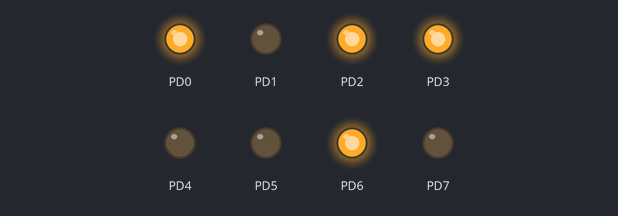
This program was run on a simulated ATmega32, built with avr-gcc and emulated at 16 MHz. Parts: output pins drawn as LEDs (lit = HIGH). Pins used as bus, display or sensor lines are not drawn. At 0.1 s the program stops and its outputs stay as they are.

Above: at 0.1 s.
Timing chart, 0 to 1.6 s (numbered marks = the images above):
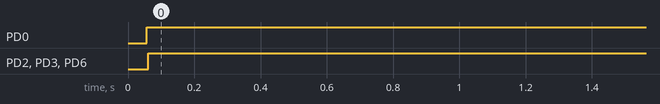

The program:

main.c
```c
/*
 * main.c
 *
 *  Created on: May 29, 2021
 *      Author: AMIT
 */

#include "../LIB/STD_TYPES.h"
#include "../LIB/BIT_MATH.H"

#include <util/delay.h>

#include "../MCAL/DIO/DIO_interface.h"
#include "../HAL/CLCD/CLCD_interface.h"

int main(void){


/*
	u8 arr[] = {  0x00,
			      0x00,
			      0x1F,
			      0x05,
			      0x07,
			      0x00,
			      0x00,
			      0x00,

				  0x00,
				  0x00,
				  0x13,
				  0x12,
				  0x1E,
				  0x00,
				  0x00,
				  0x00};
*/
	CLCD_voidInit();
	CLCD_voidWriteData('M');
	//CLCD_voidWriteExtraChar( arr , 16 , CLCD_Row2 , CLCD_Col5 );

	/*CLCD_voidWriteCommend(0x40);

	CLCD_voidWriteData(  0x00 );
	CLCD_voidWriteData(  0x00 );
	CLCD_voidWriteData(  0x00 );
	CLCD_voidWriteData(  0x1F );
	CLCD_voidWriteData(  0x05 );
	CLCD_voidWriteData(  0x07 );
	CLCD_voidWriteData(  0x00 );
	CLCD_voidWriteData(  0x00 );

	CLCD_voidWriteData(  0x00 );
	CLCD_voidWriteData(  0x00 );
	CLCD_voidWriteData(  0x00 );
	CLCD_voidWriteData(  0x13 );
	CLCD_voidWriteData(  0x12 );
	CLCD_voidWriteData(  0x1E );
	CLCD_voidWriteData(  0x00 );
	CLCD_voidWriteData(  0x00 );

	CLCD_voidSetPosition( CLCD_Row2 , CLCD_Col5 );
	CLCD_voidWriteData( 1 );
	CLCD_voidWriteData( 0 );*/

	/*CLCD_voidInit();
	CLCD_voidSetPosition( CLCD_Row2 , CLCD_Col5 );
	CLCD_voidSendNumber(1234);
	//CLCD_voidSendString(( u8 * ) "AHMED" );
*/
	/*CLCD_voidInit();
	u8 arr[] = "Mostafa";
	CLCD_voidSendString(arr);*/

	/*CLCD_voidInit();
	CLCD_voidWriteData('H');
	CLCD_voidWriteData('E');
	CLCD_voidWriteData('S');
	CLCD_voidWriteData('H');
	CLCD_voidWriteData('A');
	CLCD_voidWriteData('M');*/

	while(1){


	}

	return 0;
}
```

CLCD_config.h
```c
/*
 * CLCD_config.h
 *
 *  Created on: Jun 11, 2021
 *      Author: AMIT
 */

#ifndef HAL_CLCD_CLCD_CONFIG_H_
#define HAL_CLCD_CLCD_CONFIG_H_

#define CLCD_DATA_PORT      PORTD

#define CLCD_CONTROL_PORT   PORTC

#define CLCD_RS_PIN         PIN0
#define CLCD_RW_PIN         PIN1
#define CLCD_EN_PIN         PIN2

#endif /* HAL_CLCD_CLCD_CONFIG_H_ */
```

CLCD_interface.h
```c
/*
 * CLCD_interface.h
 *
 *  Created on: Jun 11, 2021
 *      Author: AMIT
 */

#ifndef HAL_CLCD_CLCD_INTERFACE_H_
#define HAL_CLCD_CLCD_INTERFACE_H_

#define CLCD_Row1         1
#define CLCD_Row2         2

#define CLCD_Col1         0
#define CLCD_Col2         1
#define CLCD_Col3         2
#define CLCD_Col4         3
#define CLCD_Col5         4
#define CLCD_Col6         5
#define CLCD_Col7         6
#define CLCD_Col8         7
#define CLCD_Col9         8
#define CLCD_Col10        9
#define CLCD_Col11        10
#define CLCD_Col12        11
#define CLCD_Col13        12
#define CLCD_Col14        13
#define CLCD_Col15        14
#define CLCD_Col16        15

void CLCD_voidInit(void);
void CLCD_voidWriteData       ( u8  Copy_u8Data    );
void CLCD_voidWriteCommend    ( u8  Copy_u8Commend );
void CLCD_voidSendString      ( u8 * ptr           );
void CLCD_voidSendNumber      ( u64 Copy_u64Num    );
void CLCD_voidSetPosition     ( u8  Row , u8 Col   );
void CLCD_voidWriteExtraChar  ( u8 * ptr , u8 Len , u8 Row , u8 Col );
#endif /* HAL_CLCD_CLCD_INTERFACE_H_ */
```

CLCD_program.c
```c
/*
 * CLCD_program.c
 *
 *  Created on: Jun 11, 2021
 *      Author: AMIT
 */


#include "../../LIB/STD_TYPES.h"
#include "../../LIB/BIT_MATH.H"

#include <util/delay.h>
#include "../../MCAL/DIO/DIO_interface.h"

#include "CLCD_interface.h"
#include "CLCD_private.h"
#include "CLCD_config.h"

void CLCD_voidSetPosition  ( u8  Row , u8 Col ) {
	if (Row == CLCD_Row1){
		CLCD_voidWriteCommend( 0X80 + Col );
	}
	else if (Row == CLCD_Row2){
		CLCD_voidWriteCommend( 0x80 + 64 + Col);
	}
}


void CLCD_voidSendString( u8 * ptr ){
	u8 i = 0;
	while( ptr[i] !=0 ){
		CLCD_voidWriteData(ptr[i]);
		i++;
	}
}


void CLCD_voidWriteExtraChar( u8 * ptr , u8 Len , u8 Row , u8 Col ){
	s8 i = 0;
	CLCD_voidWriteCommend(0x40);
	for( i=0 ; i < Len ; i++ ){
		CLCD_voidWriteData( ptr[i] );
	}
	CLCD_voidSetPosition( Row , Col );
	for( i = (Len/8)-1 ; i >= 0 ; i-- ){
		CLCD_voidWriteData(i);
	}
}

void CLCD_voidInit(void){

	DIO_voidSetPortDirection ( CLCD_DATA_PORT , 255 );
	DIO_voidSetPinDirection  ( CLCD_CONTROL_PORT , CLCD_RS_PIN , OUTPUT );
	DIO_voidSetPinDirection  ( CLCD_CONTROL_PORT , CLCD_RW_PIN , OUTPUT );
	DIO_voidSetPinDirection  ( CLCD_CONTROL_PORT , CLCD_EN_PIN , OUTPUT );

	_delay_ms(50);

	/* Function set Commend */
	CLCD_voidWriteCommend( 0b00111100 );

	_delay_ms(1);

	/* Display ON/OFF commend */

	CLCD_voidWriteCommend( 0b00001100 );

	_delay_ms(1);

	/* Display Clear commend */
	CLCD_voidWriteCommend( 0b00000001 );

	_delay_ms(2);

	/* End Of Initialization */
}
void CLCD_voidSendNumber   ( u64 Copy_u64Num   ){
	u64 Reversed = 1;
	if (Copy_u64Num == 0){CLCD_voidWriteData('0');}
	else{
		while(Copy_u64Num != 0){
			Reversed = (Reversed * 10) + (Copy_u64Num % 10) ;
			Copy_u64Num /= 10;
		}
		while(Reversed !=1){
			CLCD_voidWriteData((Reversed % 10)+48);
			Reversed /= 10;
		}
	}
}
void CLCD_voidWriteData    ( u8 Copy_u8Data    ){

	DIO_voidSetPinValue( CLCD_CONTROL_PORT , CLCD_RS_PIN , HIGH );
	DIO_voidSetPinValue( CLCD_CONTROL_PORT , CLCD_RW_PIN , LOW  );
	DIO_voidSetPortValue ( CLCD_DATA_PORT  , Copy_u8Data );

	DIO_voidSetPinValue( CLCD_CONTROL_PORT , CLCD_EN_PIN , HIGH );
	_delay_ms(1);
	DIO_voidSetPinValue( CLCD_CONTROL_PORT , CLCD_EN_PIN , LOW  );
	_delay_ms(1);

}
void CLCD_voidWriteCommend ( u8 Copy_u8Commend ){

	DIO_voidSetPinValue( CLCD_CONTROL_PORT , CLCD_RS_PIN , LOW  );
	DIO_voidSetPinValue( CLCD_CONTROL_PORT , CLCD_RW_PIN , LOW  );
	DIO_voidSetPortValue ( CLCD_DATA_PORT  , Copy_u8Commend );

	DIO_voidSetPinValue( CLCD_CONTROL_PORT , CLCD_EN_PIN , HIGH );
	_delay_ms(1);
	DIO_voidSetPinValue( CLCD_CONTROL_PORT , CLCD_EN_PIN , LOW  );
	_delay_ms(1);

}
```

CLCD_private.h
```c
/*
 * CLCD_private.h
 *
 *  Created on: Jun 11, 2021
 *      Author: AMIT
 */

#ifndef HAL_CLCD_CLCD_PRIVATE_H_
#define HAL_CLCD_CLCD_PRIVATE_H_


#endif /* HAL_CLCD_CLCD_PRIVATE_H_ */
```

BIT_MATH.H
```c
/*
 * BIT_MATH.H
 *
 *  Created on: May 28, 2021
 *      Author: Aya
 */

#ifndef BIT_MATH_H_
#define BIT_MATH_H_


#define SET_BIT(VAR,BIT_NUMBER) VAR=VAR |(1<<BIT_NUMBER)
#define CLR_BIT(VAR,BIT_NUMBER) VAR=VAR &(~(1<<BIT_NUMBER))
#define TOG_BIT(VAR,BIT_NUMBER) VAR ^=(1<<BIT_NUMBER)
#define GET_BIT(VAR,BIT_NUMBER) (1&(VAR>>BIT_NUMBER))


#endif /* BIT_MATH_H_ */
```

STD_TYPES.h
```c
#ifndef STD_TYPES_H_
#define STD_TYPES_H_

typedef		unsigned	char	u8;
typedef		unsigned	short	int	u16;
typedef		unsigned	long	int	u32;
typedef		unsigned	long long	int	u64;

typedef		signed		char	s8;
typedef		signed		short	int	s16;
typedef		signed		long	int	s32;

typedef		signed		long long	int	s64;

typedef		float	f32;
typedef		double	f64;
typedef		long	double	f128;

#endif
```

DIO_config.h
```c
/*
 * DIO_config.h
 *
 *  Created on: May 29, 2021
 *      Author: AMIT
 */

#ifndef DIO_DIO_CONFIG_H_
#define DIO_DIO_CONFIG_H_


#endif /* DIO_DIO_CONFIG_H_ */
```

DIO_interface.h
```c
/*
 * DIO_interface.h
 *
 *  Created on: May 29, 2021
 *      Author: AMIT
 */

#ifndef DIO_DIO_INTERFACE_H_
#define DIO_DIO_INTERFACE_H_

#define OUTPUT  1
#define INPUT   0

#define HIGH    1
#define LOW     0

#define PORTA   0
#define PORTB   1
#define PORTC   2
#define PORTD   3

#define PIN0   0
#define PIN1   1
#define PIN2   2
#define PIN3   3
#define PIN4   4
#define PIN5   5
#define PIN6   6
#define PIN7   7

void DIO_voidSetPortDirection (u8 Copy_u8Port , u8 Copy_u8Direction);
void DIO_voidSetPortValue     (u8 Copy_u8Port , u8 Copy_u8Value);
u8   DIO_u8GetPortValue       (u8 Copy_u8Port);


void DIO_voidSetPinDirection  (u8 Copy_u8Port , u8 Copy_u8Pin , u8 Copy_u8Direction);
void DIO_voidSetPinValue      (u8 Copy_u8Port , u8 Copy_u8Pin , u8 Copy_u8Value);
u8   DIO_u8GetPinValue        (u8 Copy_u8Port , u8 Copy_u8Pin );


#endif /* DIO_DIO_INTERFACE_H_ */
```

DIO_private.h
```c
/*
 * DIO_private.h
 *
 *  Created on: May 29, 2021
 *      Author: AMIT
 */

#ifndef DIO_DIO_PRIVATE_H_
#define DIO_DIO_PRIVATE_H_


#define DDRA_REG  *( (volatile u8 *)0x3A )
#define PORTA_REG *( (volatile u8 *)0x3B )
#define PINA_REG  *( (volatile u8 *)0x39 )


#define DDRB_REG  *( (volatile u8 *)0x37 )
#define PORTB_REG *( (volatile u8 *)0x38 )
#define PINB_REG  *( (volatile u8 *)0x36 )


#define DDRC_REG  *( (volatile u8 *)0x34 )
#define PORTC_REG *( (volatile u8 *)0x35 )
#define PINC_REG  *( (volatile u8 *)0x33 )

#define DDRD_REG  *( (volatile u8 *)0x31 )
#define PORTD_REG *( (volatile u8 *)0x32 )
#define PIND_REG  *( (volatile u8 *)0x30 )


#endif /* DIO_DIO_PRIVATE_H_ */
```

DIO_program.c
```c
/*
 * DIO_program.c
 *
 *  Created on: May 29, 2021
 *      Author: AMIT
 */

#include "../../LIB/STD_TYPES.h"
#include "../../LIB/BIT_MATH.h"

#include "DIO_interface.h"
#include "DIO_private.h"
#include "DIO_config.h"

void DIO_voidSetPortDirection (u8 Copy_u8Port , u8 Copy_u8Direction){

	switch( Copy_u8Port ){

	case PORTA: DDRA_REG = Copy_u8Direction ; break;
	case PORTB: DDRB_REG = Copy_u8Direction ; break;
	case PORTC: DDRC_REG = Copy_u8Direction ; break;
	case PORTD: DDRD_REG = Copy_u8Direction ; break;

	}

}

void DIO_voidSetPortValue     (u8 Copy_u8Port , u8 Copy_u8Value){

	switch( Copy_u8Port ){

	case PORTA: PORTA_REG = Copy_u8Value ; break;
	case PORTB: PORTB_REG = Copy_u8Value ; break;
	case PORTC: PORTC_REG = Copy_u8Value ; break;
	case PORTD: PORTD_REG = Copy_u8Value ; break;

	}


}


u8   DIO_u8GetPortValue       (u8 Copy_u8Port){

	u8 LOC_u8Result = 0 ;

	switch( Copy_u8Port ){

	case PORTA: LOC_u8Result = PINA_REG ; break;
	case PORTB: LOC_u8Result = PINB_REG ; break;
	case PORTC: LOC_u8Result = PINC_REG ; break;
	case PORTD: LOC_u8Result = PIND_REG ; break;

	}

	return LOC_u8Result ;

}


void DIO_voidSetPinDirection  (u8 Copy_u8Port , u8 Copy_u8Pin , u8 Copy_u8Direction){

	switch( Copy_u8Port ){

	case PORTA :

		if( Copy_u8Direction == OUTPUT ){ SET_BIT( DDRA_REG , Copy_u8Pin ); }
		else{ CLR_BIT( DDRA_REG , Copy_u8Pin ); }

		break;
	case PORTB :

		if( Copy_u8Direction == OUTPUT ){ SET_BIT( DDRB_REG , Copy_u8Pin ); }
		else{ CLR_BIT( DDRB_REG , Copy_u8Pin ); }

		break;
	case PORTC :

		if( Copy_u8Direction == OUTPUT ){ SET_BIT( DDRC_REG , Copy_u8Pin ); }
		else{ CLR_BIT( DDRC_REG , Copy_u8Pin ); }

		break;
	case PORTD :

		if( Copy_u8Direction == OUTPUT ){ SET_BIT( DDRD_REG , Copy_u8Pin ); }
		else{ CLR_BIT( DDRD_REG , Copy_u8Pin ); }

		break;

	}

}

void DIO_voidSetPinValue      (u8 Copy_u8Port , u8 Copy_u8Pin , u8 Copy_u8Value){

	switch( Copy_u8Port ){

	case PORTA :

		if( Copy_u8Value == HIGH ){ SET_BIT( PORTA_REG , Copy_u8Pin ); }
		else{ CLR_BIT( PORTA_REG , Copy_u8Pin ); }

		break;
	case PORTB :

		if( Copy_u8Value == HIGH ){ SET_BIT( PORTB_REG , Copy_u8Pin ); }
		else{ CLR_BIT( PORTB_REG , Copy_u8Pin ); }

		break;
	case PORTC :

		if( Copy_u8Value == HIGH ){ SET_BIT( PORTC_REG , Copy_u8Pin ); }
		else{ CLR_BIT( PORTC_REG , Copy_u8Pin ); }

		break;
	case PORTD :

		if( Copy_u8Value == HIGH ){ SET_BIT( PORTD_REG , Copy_u8Pin ); }
		else{ CLR_BIT( PORTD_REG , Copy_u8Pin ); }

		break;

	}

}


u8   DIO_u8GetPinValue        (u8 Copy_u8Port , u8 Copy_u8Pin ){

	u8 LOC_u8Result = 0 ;

	switch( Copy_u8Port ){

	case PORTA : LOC_u8Result = GET_BIT( PINA_REG , Copy_u8Pin ) ; break ;
	case PORTB : LOC_u8Result = GET_BIT( PINB_REG , Copy_u8Pin ) ; break ;
	case PORTC : LOC_u8Result = GET_BIT( PINC_REG , Copy_u8Pin ) ; break ;
	case PORTD : LOC_u8Result = GET_BIT( PIND_REG , Copy_u8Pin ) ; break ;

	}

	return LOC_u8Result ;

}
```

Measured:
- by itself, PD0, PD2, PD3, PD6: LOW → HIGH at 0.06 s
